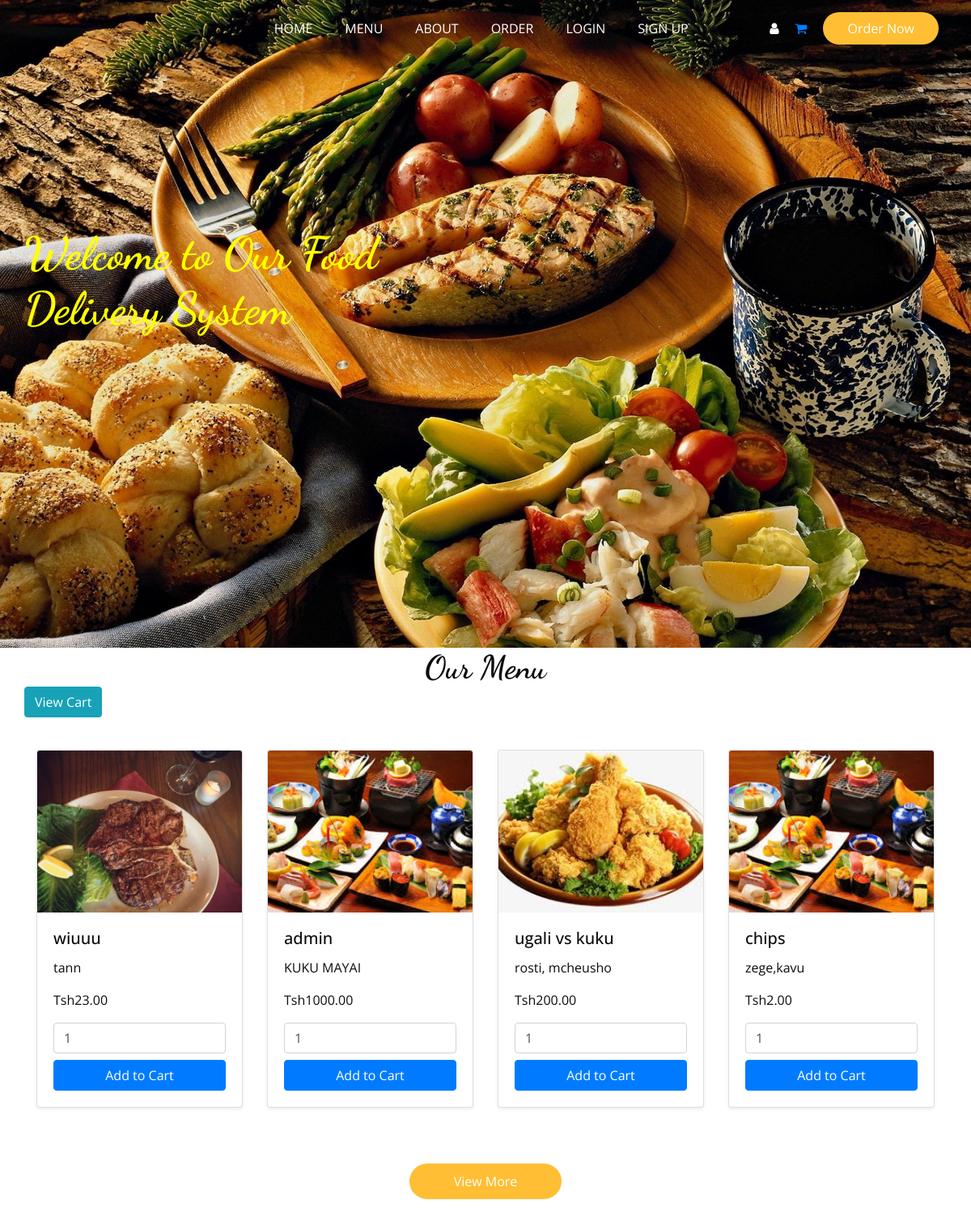
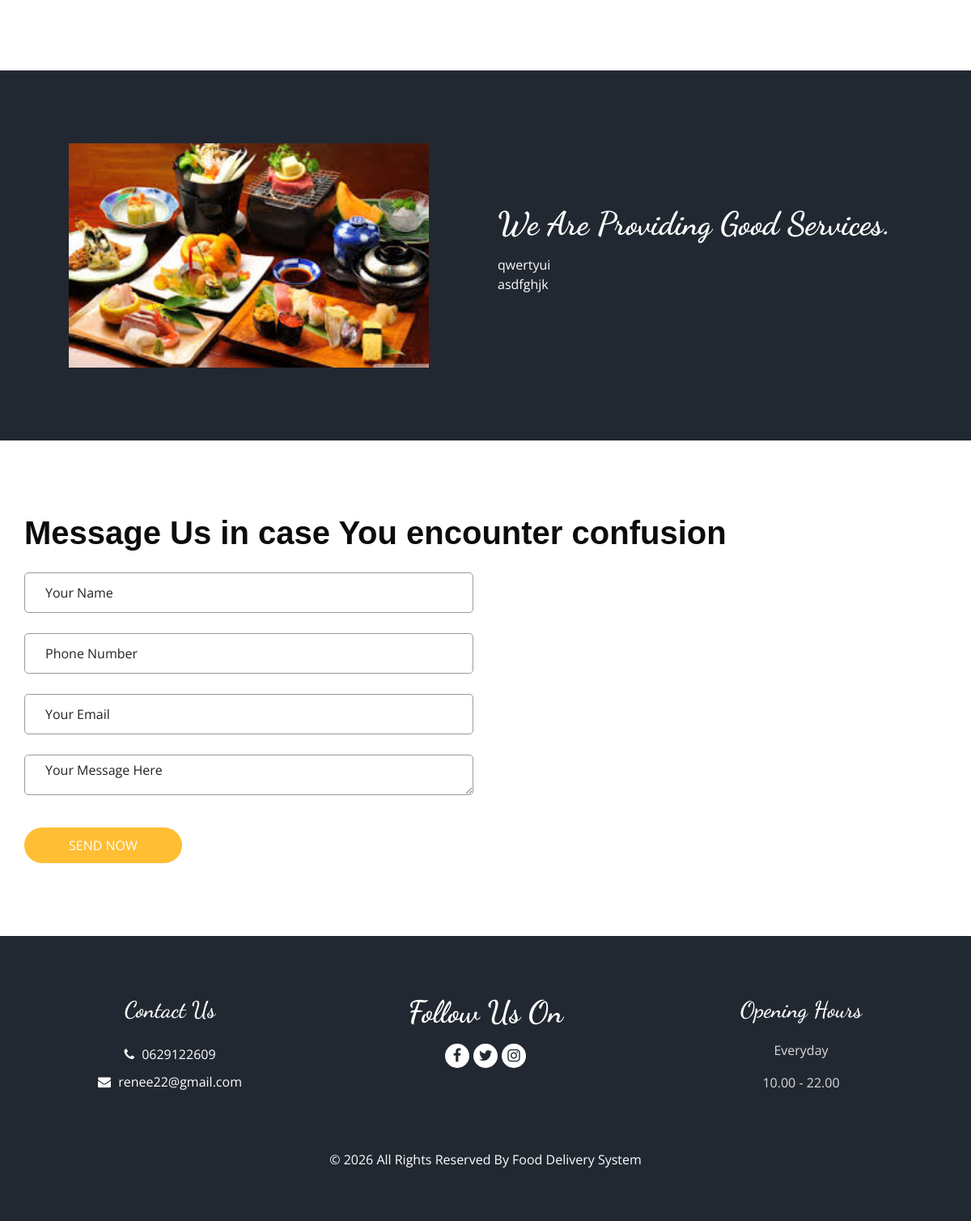
Screenshot of /index1.php with the database file from the repository (2 pictures, top to bottom).
### tables this page shows
CREATE TABLE `system_settings` (
  `id` int(11) NOT NULL,
  `about_us` text DEFAULT NULL,
  `homepage_image` varchar(255) DEFAULT NULL,
  `about_us_image` varchar(255) DEFAULT NULL
);

CREATE TABLE `food_items` (
  `id` int(11) NOT NULL,
  `name` varchar(100) DEFAULT NULL,
  `description` text DEFAULT NULL,
  `price` decimal(10,2) DEFAULT NULL,
  `image` varchar(255) DEFAULT NULL,
  `available` tinyint(1) DEFAULT 1
);

### index1.php (the view, shortened to what this page needs)
<?php
include 'includes/db_connection.php';
$result = mysqli_query($conn, "SELECT * FROM food_items WHERE available = 1 LIMIT 4");
$setting = mysqli_fetch_assoc(mysqli_query($conn, "SELECT * FROM system_settings WHERE id = 1"));
?>
<!DOCTYPE html>
<html>
<head>
  <link rel="stylesheet" type="text/css" href="css/bootstrap.css" />
  <link rel="stylesheet" type="text/css"
    href="https://cdnjs.cloudflare.com/ajax/libs/OwlCarousel2/2.3.4/assets/owl.carousel.min.css" />
  <link rel="stylesheet" href="https://cdnjs.cloudflare.com/ajax/libs/jquery-nice-select/1.1.0/css/nice-select.min.css"
 />
  <link href="css/font-awesome.min.css" rel="stylesheet" />
  <link href="css/style.css" rel="stylesheet" />
  <link href="css/responsive.css" rel="stylesheet" />
</head>
<body>
  <div class="hero_area">
    <?php if (!empty($setting['homepage_image'])): ?>
      <div class="bg-box">
        <img src="uploads/<?= $setting['homepage_image'] ?>" alt="">
      </div>
    <?php endif; ?>
    <?php include 'includes/topbar.php'; ?>
    <section class="slider_section ">
      <div id="customCarousel1" class="carousel slide" data-ride="carousel">
        <div class="carousel-inner">
          <div class="carousel-item active">
            <div class="container ">
              <div class="row">
                <div class="col-md-7 col-lg-6 ">
                  <div class="detail-box">
                    <h1 style="color: yellow;">
                      Welcome to Our Food Delivery System
                    </h1>
                  </div>
                </div>
              </div>
            </div>
          </div>
        </div>
      </div>
    </section>
  </div>
  <section class="food_section layout_padding-bottom">
    <div class="container" id="menu">
      <div class="heading_container heading_center">
        <h2>
          Our Menu
        </h2>
      </div>
      <a href="cart.php" class="btn btn-info float-end mb-3">View Cart</a>
      <div class="container my-4">
        <div class="row">
          <?php while ($food = mysqli_fetch_assoc($result)) { ?>
            <div class="col-sm-6 col-md-4 col-lg-3 mb-4">
              <div class="card h-100 shadow-sm">
                <?php if (!empty($food['image'])): ?>
                  <img src="uploads/<?= htmlspecialchars($food['image']) ?>" class="card-img-top"
                    style="height: 200px; object-fit: cover;" alt="<?= htmlspecialchars($food['name']) ?>">
                <?php else: ?>
                  <img src="../assets/img/placeholder.png" class="card-img-top" style="height: 200px; object-fit: cover;"
                    alt="No image">
                <?php endif; ?>
                <div class="card-body d-flex flex-column">
                  <h5 class="card-title"><?= htmlspecialchars($food['name']) ?></h5>
                  <p class="card-text"><?= htmlspecialchars($food['description']) ?></p>
                  <p class="fw-bold mb-3">Tsh<?= $food['price'] ?></p>
                  <form method="POST" action="cart.php" class="mt-auto">
                    <input type="number" name="quantity" value="1" min="1" class="form-control mb-2" required>
                    <button type="submit" name="add_to_cart" class="btn btn-primary w-100">Add to Cart</button>
                  </form>
                </div>
              </div>
            </div>
          <?php } ?>
        </div>
        <div class="btn-box">
          <a href="menu_details.php">
            View More
          </a>
        </div>
      </div>
  </section>
  <section class="about_section layout_padding" id="about">
    <div class="container  ">
      <div class="row">
        <div class="col-md-6 ">
          <div class="img-box">
            <?php if (!empty($setting['about_us_image'])): ?>
            <img src="uploads/<?= $setting['about_us_image'] ?>" alt="">
          </div>
          <?php endif; ?>
        </div>
        <div class="col-md-6">
          <div class="detail-box">
            <div class="heading_container">
              <h2>
                We Are Providing Good Services.
              </h2>
            </div>
            <p>
              <?= nl2br(htmlspecialchars($setting['about_us'])) ?>
            </p>
          </div>
        </div>
      </div>
    </div>
  </section>
  <section class="book_section layout_padding">
    <div class="container">
      <div class="heading_container">
        <h2 style="font-family:arial;">Message Us in case You encounter confusion</h2>
      </div>
      <div class="row">
        <div class="col-md-6">
          <div class="form_container">
            <form action="message_handler.php" method="POST">
              <div>
                <input type="text" name="name" class="form-control" placeholder="Your Name" required />
              </div>
              <div>
                <input type="text" name="phone" class="form-control" placeholder="Phone Number" />
              </div>
              <div>
                <input type="email" name="email" class="form-control" placeholder="Your Email" required />
              </div>
              <div>
                <textarea name="content" class="form-control" placeholder="Your Message Here" required></textarea>
              </div>
              <div class="btn_box">
                <button type="submit">Send Now</button>
              </div>
            </form>
          </div>
        </div>
      </div>
    </div>
  </section>
  <?php include 'includes/footer.php' ?>
</body>
</html>

### css/style.css (style rules this page uses)
body { font-family: "Open Sans", sans-serif; color: #0c0c0c; background-color: #ffffff; overflow-x: hidden; }
.layout_padding { padding: 90px 0; }
.layout_padding-bottom { padding-bottom: 90px; }
h1, h2 { font-family: 'Dancing Script', cursive; }
.heading_container { display: -webkit-box; display: -ms-flexbox; display: flex; -webkit-box-orient: vertical; -webkit-box-direction: normal; -ms-flex-direction: column; flex-direction: column; -webkit-box-align: start; -ms-flex-align: start; align-items: flex-start; }
.heading_container h2 { position: relative; margin-bottom: 0; font-size: 2.5rem; font-weight: bold; }
.heading_container.heading_center { -webkit-box-align: center; -ms-flex-align: center; align-items: center; text-align: center; }
a, a:hover, a:focus { text-decoration: none; }
.btn, .btn:focus { outline: none !important; -webkit-box-shadow: none; box-shadow: none; }
.hero_area { position: relative; min-height: 100vh; display: -webkit-box; display: -ms-flexbox; display: flex; -webkit-box-orient: vertical; -webkit-box-direction: normal; -ms-flex-direction: column; flex-direction: column; }
.bg-box { position: absolute; top: 0; left: 0; width: 100%; height: 100%; }
.bg-box img { width: 100%; height: 100%; -o-object-fit: cover; object-fit: cover; }
.slider_section { -webkit-box-flex: 1; -ms-flex: 1; flex: 1; display: -webkit-box; display: -ms-flexbox; display: flex; -webkit-box-align: center; -ms-flex-align: center; align-items: center; position: relative; padding: 45px 0 75px 0; }
.slider_section .row { -webkit-box-align: center; -ms-flex-align: center; align-items: center; }
.slider_section #customCarousel1 { width: 100%; position: unset; }
.slider_section .detail-box { color: #ffffff; margin-bottom: 145px; }
.slider_section .detail-box h1 { font-size: 3.5rem; font-weight: bold; margin-bottom: 15px; }
.food_section .btn-box { display: -webkit-box; display: -ms-flexbox; display: flex; -webkit-box-pack: center; -ms-flex-pack: center; justify-content: center; margin-top: 45px; }
.food_section .btn-box a { display: inline-block; padding: 10px 55px; background-color: #ffbe33; color: #ffffff; border-radius: 45px; -webkit-transition: all 0.3s; transition: all 0.3s; border: none; }
.about_section { background: #222831; color: #ffffff; }
.about_section .row { -webkit-box-align: center; -ms-flex-align: center; align-items: center; }
.about_section .img-box { position: relative; display: -webkit-box; display: -ms-flexbox; display: flex; -webkit-box-pack: center; -ms-flex-pack: center; justify-content: center; }
.about_section .img-box img { width: 100%; max-width: 445px; position: relative; z-index: 2; }
.about_section .detail-box p { margin-top: 15px; }
.book_section { position: relative; }
.book_section .heading_container { margin-bottom: 25px; }
.book_section .form_container .form-control { width: 100%; border: none; height: 50px; margin-bottom: 25px; padding-left: 25px; border: 1px solid #999; outline: none; color: #000000; border-radius: 5px; outline: none; -webkit-box-shadow: none; box-shadow: none; }
.book_section .form_container .form-control::placeholder { color: #222222; }
.book_section .form_container button { margin-top: 15px; border: none; text-transform: uppercase; display: inline-block; padding: 10px 55px; background-color: #ffbe33; color: #ffffff; border-radius: 45px; -webkit-transition: all 0.3s; transition: all 0.3s; border: none; }

### css/responsive.css (style rules this page uses)
@media (min-width: 1200px) { .container { max-width: 1170px; } }

### rows the page displays
system_settings: homepage_image (picture), about_us_image (picture), about_us "qwertyui asdfghjk"
food_items: image (picture), name "wiuuu", description "tann", price "23.00"
food_items: image (picture), name "admin", description "KUKU MAYAI", price "1000.00"
food_items: image (picture), name "ugali vs kuku", description "rosti, mcheusho", price "200.00"
food_items: image (picture), name "chips", description "zege,kavu", price "2.00"
